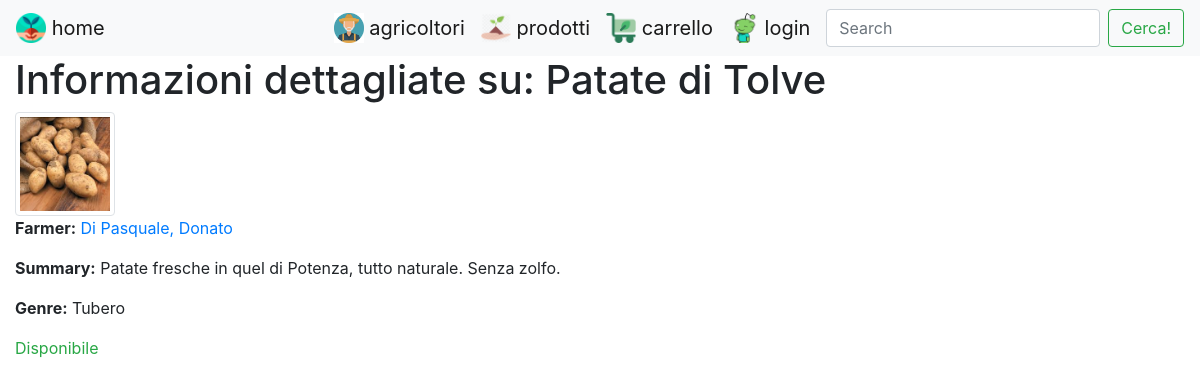
The page /piantala/product/1 on the database its author committed.
### piantala/models.py (models this page shows, shortened)
class Product(models.Model):
    name = models.CharField(max_length=50)
    farmer = models.ForeignKey('Farmer', on_delete=models.SET_NULL, null=True)
    summary = models.TextField(max_length=1000, help_text='Enter a brief description of the product')
    genre = models.ManyToManyField(Genre, help_text='Select a genre for this product')
    image = models.ImageField(upload_to="gallery")
    def display_genre(self):
        return ', '.join(genre.name for genre in self.genre.all()[:3])
    display_genre.short_description = 'Genre'

class Farmer(models.Model):
    first_name = models.CharField(max_length=100)
    last_name = models.CharField(max_length=100)
    date_of_birth = models.DateField(null=True, blank=True)
    farm_loc = models.CharField(max_length=100)
    phone = models.CharField(max_length=15)
    image = models.ImageField(upload_to="avatar" , default="")
    class Meta:
        ordering = ['last_name', 'first_name']
    def __str__(self):
        return f'{self.last_name}, {self.first_name}'

class Genre(models.Model):
    name = models.CharField(max_length=25, help_text='Inserisci genere prodotto!')
    def __str__(self):
        return self.name

class ProductInstance(models.Model):
    id = models.UUIDField(primary_key=True, default=uuid.uuid4, help_text='Unique ID for this particular product across istances')
    product = models.ForeignKey('Product', on_delete=models.SET_NULL, null=True)
    LOAN_STATUS = (
        ('d', 'Disponibile'),
        ('p', 'Prenotabile'),
        ('r', 'Riservato'),
        ('e', 'Esaurito'),
    )
    status = models.CharField(
        max_length=1,
        choices=LOAN_STATUS,
        blank=True,
        default='d',
        help_text='Product availability',
    )

### piantala/views.py (the view)
# urls.py: path('product/<int:pk>', views.ProductDetailView.as_view(), name='product-detail'),
class ProductDetailView(generic.DetailView):
    model = Product

### piantala/templates/piantala/product_detail.html
{% extends "navbar.html" %}
{% block content %}
  <h1>Informazioni dettagliate su: {{ product.name }}</h1>
  <img src="{{ product.image.url }}" class="img-thumbnail" width="100" height="100" alt="immagine">
  <p><strong>Farmer:</strong> <a href="{% url 'farmer-detail' product.farmer.pk %}">{{ product.farmer }}</a></p>
  <p><strong>Summary:</strong> {{ product.summary }}</p>
  <p><strong>Genre:</strong> {% for genre in product.genre.all %} {{ genre }}{% if not forloop.last %}, {% endif %}{% endfor %}</p>
  {% for product in product.productinstance_set.all %}
  <p class="{% if product.status == 'd' %}text-success{% elif product.status == 'e' %}text-danger{% elif product.status == 'p' %}text-info{% else %}text-warning{% endif %}">{{ product.get_status_display }}</p>
  {% endfor %}
{% endblock %}

### rows shown on the page
Product: name "Patate di Tolve", image (picture), farmer "Di Pasquale, Donato", summary "Patate fresche in quel di Potenza, tutto naturale. Senza zolfo."
Genre: name "Tubero"
ProductInstance: status "Disponibile"
